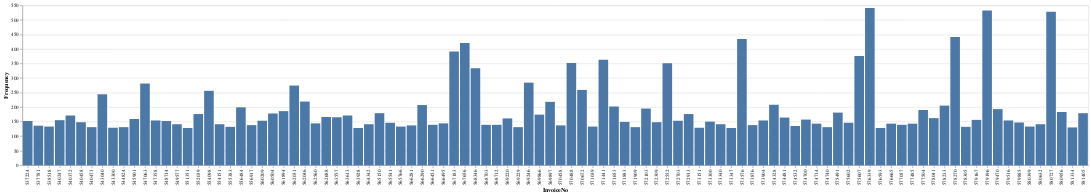

The cell this chart's notebook holds for it:
### Code cell
# Häufigkeit der Werte in InvoiceNo
df_invoice_counts = df['InvoiceNo'].value_counts().reset_index()
df_invoice_counts.columns = ['InvoiceNo', 'Frequency']
df_invoice_counts_sorted = df_invoice_counts.sort_values(by='Frequency', ascending=False)

df_invoice_counts_sorted_short = df_invoice_counts_sorted.head(100)

# Barplot erstellen
barchart = alt.Chart(df_invoice_counts_sorted_short).mark_bar().encode(
x='InvoiceNo',
y='Frequency'
)

barchart

### Figure 1 — Vega-Lite specification as saved in the notebook (floating-point values rounded to 4 significant figures)
{"config": {"view": {"continuousWidth": 400, "continuousHeight": 300}}, "data": {"name": "data-b046df916d58b517169718edad9b13ab"}, "mark": "bar", "encoding": {"x": {"field": "InvoiceNo", "type": "nominal"}, "y": {"field": "Frequency", "type": "quantitative"}}, "$schema": "https://vega.github.io/schema/vega-lite/v4.17.0.json", "datasets": {"data-b046df916d58b517169718edad9b13ab": [{"InvoiceNo": "576339", "Frequency": 541}, {"InvoiceNo": "579196", "Frequency": 532}, {"InvoiceNo": "580727", "Frequency": 528}, {"InvoiceNo": "578270", "Frequency": 441}, {"InvoiceNo": "573576", "Frequency": 434}, {"InvoiceNo": "567656", "Frequency": 420}, {"InvoiceNo": "567183", "Frequency": 391}, {"InvoiceNo": "575607", "Frequency": 376}, {"InvoiceNo": "571441", "Frequency": 363}, {"InvoiceNo": "570488", "Frequency": 352}, {"InvoiceNo": "572552", "Frequency": 351}, {"InvoiceNo": "568346", "Frequency": 334}, {"InvoiceNo": "569246", "Frequency": 284}, {"InvoiceNo": "547063", "Frequency": 281}, {"InvoiceNo": "562031", "Frequency": 274}, {"InvoiceNo": "570672", "Frequency": 259}, {"InvoiceNo": "554098", "Frequency": 256}, {"InvoiceNo": "543040", "Frequency": 244}, {"InvoiceNo": "562046", "Frequency": 219}, {"InvoiceNo": "569897", "Frequency": 218}, {"InvoiceNo": "574328", "Frequency": 208}, {"InvoiceNo": "566290", "Frequency": 207}, {"InvoiceNo": "578233", "Frequency": 205}, {"InvoiceNo": "571653", "Frequency": 202}, {"InvoiceNo": "556484", "Frequency": 199}, {"InvoiceNo": "572103", "Frequency": 195}, {"InvoiceNo": "579470", "Frequency": 193}, {"InvoiceNo": "577504", "Frequency": 190}, {"InvoiceNo": "561894", "Frequency": 186}, {"InvoiceNo": "580956", "Frequency": 183}, {"InvoiceNo": "575491", "Frequency": 181}, {"InvoiceNo": "565150", "Frequency": 179}, {"InvoiceNo": "581405", "Frequency": 179}, {"InvoiceNo": "560504", "Frequency": 178}, {"InvoiceNo": "572913", "Frequency": 176}, {"InvoiceNo": "552039", "Frequency": 176}, {"InvoiceNo": "569866", "Frequency": 174}, {"InvoiceNo": "540372", "Frequency": 171}, {"InvoiceNo": "563613", "Frequency": 171}, {"InvoiceNo": "562688", "Frequency": 166}, {"InvoiceNo": "563557", "Frequency": 165}, {"InvoiceNo": "574481", "Frequency": 164}, {"InvoiceNo": "578041", "Frequency": 162}, {"InvoiceNo": "569220", "Frequency": 161}, {"InvoiceNo": "545901", "Frequency": 159}, {"InvoiceNo": "574700", "Frequency": 157}, {"InvoiceNo": "579167", "Frequency": 156}, {"InvoiceNo": "540247", "Frequency": 155}, {"InvoiceNo": "547358", "Frequency": 154}, {"InvoiceNo": "579516", "Frequency": 154}, {"InvoiceNo": "573904", "Frequency": 154}, {"InvoiceNo": "572703", "Frequency": 153}, {"InvoiceNo": "560209", "Frequency": 153}, {"InvoiceNo": "548714", "Frequency": 152}, {"InvoiceNo": "537224", "Frequency": 152}, {"InvoiceNo": "573300", "Frequency": 150}, {"InvoiceNo": "571883", "Frequency": 149}, {"InvoiceNo": "540458", "Frequency": 148}, {"InvoiceNo": "572309", "Frequency": 148}, {"InvoiceNo": "579885", "Frequency": 147}, {"InvoiceNo": "575602", "Frequency": 146}, {"InvoiceNo": "565541", "Frequency": 146}, {"InvoiceNo": "566495", "Frequency": 144}, {"InvoiceNo": "562560", "Frequency": 144}, {"InvoiceNo": "577485", "Frequency": 143}, {"InvoiceNo": "574714", "Frequency": 143}, {"InvoiceNo": "576665", "Frequency": 143}, {"InvoiceNo": "554151", "Frequency": 141}, {"InvoiceNo": "564342", "Frequency": 141}, {"InvoiceNo": "549577", "Frequency": 141}, {"InvoiceNo": "573340", "Frequency": 141}, {"InvoiceNo": "580632", "Frequency": 141}, {"InvoiceNo": "566451", "Frequency": 139}, {"InvoiceNo": "568712", "Frequency": 139}, {"InvoiceNo": "577057", "Frequency": 139}, {"InvoiceNo": "568703", "Frequency": 139}, {"InvoiceNo": "556917", "Frequency": 138}, {"InvoiceNo": "573876", "Frequency": 138}, {"InvoiceNo": "566281", "Frequency": 137}, {"InvoiceNo": "570458", "Frequency": 137}, {"InvoiceNo": "537781", "Frequency": 136}, {"InvoiceNo": "574532", "Frequency": 135}, {"InvoiceNo": "571039", "Frequency": 133}, {"InvoiceNo": "565766", "Frequency": 133}, {"InvoiceNo": "580399", "Frequency": 133}, {"InvoiceNo": "538518", "Frequency": 133}, {"InvoiceNo": "578305", "Frequency": 132}, {"InvoiceNo": "555383", "Frequency": 132}, {"InvoiceNo": "544824", "Frequency": 131}, {"InvoiceNo": "569229", "Frequency": 131}, {"InvoiceNo": "574740", "Frequency": 131}, {"InvoiceNo": "540473", "Frequency": 131}, {"InvoiceNo": "571909", "Frequency": 131}, {"InvoiceNo": "581334", "Frequency": 130}, {"InvoiceNo": "543300", "Frequency": 129}, {"InvoiceNo": "573151", "Frequency": 129}, {"InvoiceNo": "563928", "Frequency": 128}, {"InvoiceNo": "576593", "Frequency": 128}, {"InvoiceNo": "573347", "Frequency": 128}, {"InvoiceNo": "551351", "Frequency": 128}]}}
